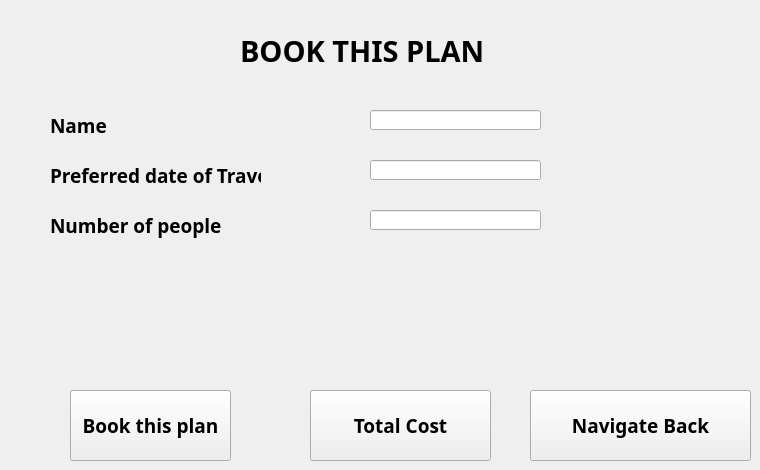
    <widget class="QWidget" name="BookPlanFindaPlan">
     <widget class="QLabel" name="label_28">
      <property name="geometry">
       <rect>
        <x>240</x>
        <y>20</y>
        <width>321</width>
        <height>61</height>
       </rect>
      </property>
      <property name="font">
       <font>
        <family>Myriad Hebrew</family>
        <pointsize>22</pointsize>
        <weight>75</weight>
        <italic>false</italic>
        <bold>true</bold>
       </font>
      </property>
      <property name="text">
       <string>BOOK THIS PLAN</string>
      </property>
     </widget>
     <widget class="QLabel" name="label_29">
      <property name="geometry">
       <rect>
        <x>50</x>
        <y>110</y>
        <width>141</width>
        <height>31</height>
       </rect>
      </property>
      <property name="font">
       <font>
        <family>Myriad Hebrew</family>
        <pointsize>14</pointsize>
        <weight>75</weight>
        <bold>true</bold>
       </font>
      </property>
      <property name="text">
       <string>Name</string>
      </property>
     </widget>
     <widget class="QLabel" name="label_30">
      <property name="geometry">
       <rect>
        <x>50</x>
        <y>160</y>
        <width>211</width>
        <height>31</height>
       </rect>
      </property>
      <property name="font">
       <font>
        <family>Myriad Hebrew</family>
        <pointsize>14</pointsize>
        <weight>75</weight>
        <bold>true</bold>
       </font>
      </property>
      <property name="text">
       <string>Preferred date of Travel</string>
      </property>
     </widget>
     <widget class="QLabel" name="label_31">
      <property name="geometry">
       <rect>
        <x>50</x>
        <y>210</y>
        <width>181</width>
        <height>31</height>
       </rect>
      </property>
      <property name="font">
       <font>
        <family>Myriad Hebrew</family>
        <pointsize>14</pointsize>
        <weight>75</weight>
        <bold>true</bold>
       </font>
      </property>
      <property name="text">
       <string>Number of people</string>
      </property>
     </widget>
     <widget class="QLineEdit" name="lineEdit_3">
      <property name="geometry">
       <rect>
        <x>370</x>
        <y>110</y>
        <width>171</width>
        <height>20</height>
       </rect>
      </property>
     </widget>
     <widget class="QLineEdit" name="lineEdit_4">
      <property name="geometry">
       <rect>
        <x>370</x>
        <y>160</y>
        <width>171</width>
        <height>20</height>
       </rect>
      </property>
     </widget>
     <widget class="QLineEdit" name="lineEdit_5">
      <property name="geometry">
       <rect>
        <x>370</x>
        <y>210</y>
        <width>171</width>
        <height>20</height>
       </rect>
      </property>
     </widget>
     <widget class="QLabel" name="label_32">
      <property name="geometry">
       <rect>
        <x>50</x>
        <y>310</y>
        <width>361</width>
        <height>41</height>
       </rect>
      </property>
      <property name="font">
       <font>
        <family>Myriad Hebrew</family>
        <pointsize>14</pointsize>
        <weight>75</weight>
        <bold>true</bold>
       </font>
      </property>
      <property name="text">
       <string/>
      </property>
     </widget>
     <widget class="QPushButton" name="bookThisPlan_2">
      <property name="geometry">
       <rect>
        <x>70</x>
        <y>390</y>
        <width>161</width>
        <height>71</height>
       </rect>
      </property>
      <property name="font">
       <font>
        <family>Myriad Hebrew</family>
        <pointsize>14</pointsize>
        <weight>75</weight>
        <bold>true</bold>
       </font>
      </property>
      <property name="text">
       <string>Book this plan</string>
      </property>
     </widget>
     <widget class="QPushButton" name="SAFETY">
      <property name="geometry">
       <rect>
        <x>530</x>
        <y>390</y>
        <width>221</width>
        <height>71</height>
       </rect>
      </property>
      <property name="font">
       <font>
        <family>Myriad Hebrew</family>
        <pointsize>14</pointsize>
        <weight>75</weight>
        <bold>true</bold>
       </font>
      </property>
      <property name="text">
       <string>Navigate Back</string>
      </property>
     </widget>
     <widget class="QPushButton" name="findCostPlan">
      <property name="geometry">
       <rect>
        <x>310</x>
        <y>390</y>
        <width>181</width>
        <height>71</height>
       </rect>
      </property>
      <property name="font">
       <font>
        <family>Myriad Hebrew</family>
        <pointsize>14</pointsize>
        <weight>75</weight>
        <bold>true</bold>
       </font>
      </property>
      <property name="text">
       <string>Total Cost</string>
      </property>
     </widget>
    </widget>
